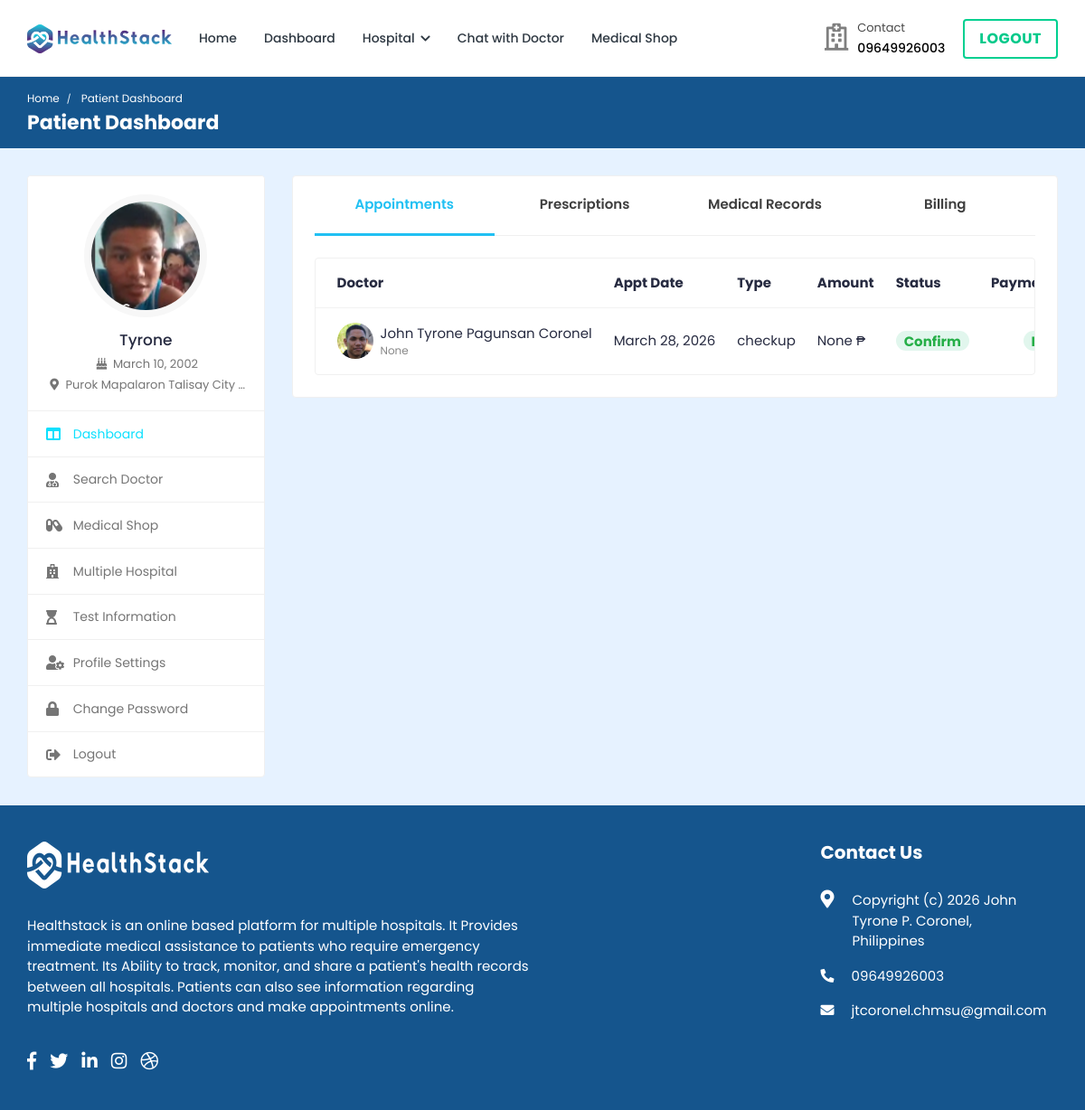
Page /patient-dashboard/ (signed in) on the committed database.
### hospital/models.py (models this page shows, shortened)
class Patient(models.Model):
    patient_id = models.AutoField(primary_key=True)
    user = models.OneToOneField(User, on_delete=models.CASCADE, null=True, blank=True, related_name='patient')
    name = models.CharField(max_length=200, null=True, blank=True)
    username = models.CharField(max_length=200, null=True, blank=True)
    age = models.IntegerField(null=True, blank=True)
    email = models.EmailField(max_length=200, null=True, blank=True)
    phone_number = models.IntegerField(null=True, blank=True)
    address = models.CharField(max_length=200, null=True, blank=True)
    featured_image = models.ImageField(upload_to='patients/', default='patients/user-default.png', null=True, blank=True)
    blood_group = models.CharField(max_length=200, null=True, blank=True)
    history = models.CharField(max_length=200, null=True, blank=True)
    dob = models.CharField(max_length=200, null=True, blank=True)
    nid = models.CharField(max_length=200, null=True, blank=True)
    serial_number = models.CharField(max_length=200, null=True, blank=True)
    login_status = models.CharField(max_length=200, null=True, blank=True, default="offline")

class User(AbstractUser):
    is_patient = models.BooleanField(default=False)
    is_doctor = models.BooleanField(default=False)
    is_hospital_admin = models.BooleanField(default=False)
    is_labworker = models.BooleanField(default=False)
    is_pharmacist = models.BooleanField(default=False)
    login_status = models.BooleanField(default=False)

### doctor/models.py (models this page shows, shortened)
class Appointment(models.Model):
    APPOINTMENT_TYPE = (
        ('report', 'report'),
        ('checkup', 'checkup'),
    )
    APPOINTMENT_STATUS = (
        ('pending', 'pending'),
        ('confirmed', 'confirmed'),
        ('cancelled', 'cancelled'),
    )
    id = models.AutoField(primary_key=True)
    date = models.DateField(null=True, blank=True)
    time = models.CharField(max_length=200, null=True, blank=True)
    doctor = models.ForeignKey(Doctor_Information, on_delete=models.CASCADE, null=True, blank=True)
    patient = models.ForeignKey(Patient, on_delete=models.CASCADE, null=True, blank=True)
    appointment_type = models.CharField(max_length=200, choices=APPOINTMENT_TYPE)
    appointment_status = models.CharField(max_length=200, choices=APPOINTMENT_STATUS)
    serial_number = models.CharField(max_length=200, null=True, blank=True)
    payment_status = models.CharField(max_length=200, null=True, blank=True, default='pending')
    transaction_id = models.CharField(max_length=255, null=True, blank=True)
    message = models.CharField(max_length=255, null=True, blank=True)

class Doctor_Information(models.Model):
    DOCTOR_TYPE = (
        ('Cardiologists', 'Cardiologists'),
        ('Neurologists', 'Neurologists'),
        ('Pediatricians', 'Pediatricians'),
        ('Physiatrists', 'Physiatrists'),
        ('Dermatologists', 'Dermatologists'),
    )
    doctor_id = models.AutoField(primary_key=True)
    user = models.OneToOneField(User, on_delete=models.CASCADE, null=True, blank=True, related_name='profile')
    name = models.CharField(max_length=200, null=True, blank=True)
    username = models.CharField(max_length=200, null=True, blank=True)
    gender = models.CharField(max_length=200, null=True, blank=True)
    description = models.TextField(max_length=1000, null=True, blank=True)
    department = models.CharField(max_length=200, choices=DOCTOR_TYPE, null=True, blank=True)
    department_name = models.ForeignKey(hospital_department, on_delete=models.SET_NULL, null=True, blank=True)
    specialization = models.ForeignKey(specialization, on_delete=models.SET_NULL, null=True, blank=True)
    featured_image = models.ImageField(upload_to='doctors/', default='doctors/user-default.png', null=True, blank=True)
    certificate_image = models.ImageField(upload_to='doctors_certificate/', default='doctors_certificate/default.png', null=True, blank=True)
    email = models.EmailField(max_length=200, null=True, blank=True)
    phone_number = models.CharField(max_length=200, null=True, blank=True)
    nid = models.CharField(max_length=200, null=True, blank=True)
    visiting_hour = models.CharField(max_length=200, null=True, blank=True)
    consultation_fee = models.IntegerField(null=True, blank=True)
    report_fee = models.IntegerField(null=True, blank=True)
    dob = models.CharField(max_length=200, null=True, blank=True)
    institute = models.CharField(max_length=200, null=True, blank=True)
    degree = models.CharField(max_length=200, null=True, blank=True)
    completion_year = models.CharField(max_length=200, null=True, blank=True)
    work_place = models.CharField(max_length=200, null=True, blank=True)
    designation = models.CharField(max_length=200, null=True, blank=True)
    start_year = models.CharField(max_length=200, null=True, blank=True)
    end_year = models.CharField(max_length=200, null=True, blank=True)
    register_status =  models.CharField(max_length=200, null=True, blank=True)
    hospital_name = models.ForeignKey(Hospital_Information, on_delete=models.SET_NULL, null=True, blank=True)

### hospital/views.py (the view)
# urls.py: path('patient-dashboard/',views.patient_dashboard, name='patient-dashboard'),
@csrf_exempt
@login_required(login_url="login")
@cache_control(no_cache=True, must_revalidate=True, no_store=True)
def patient_dashboard(request):
    if request.user.is_patient:
        patient = Patient.objects.get(user=request.user)
        report = Report.objects.filter(patient=patient)
        prescription = Prescription.objects.filter(patient=patient).order_by('-prescription_id')
        appointments = Appointment.objects.filter(patient=patient).filter(Q(appointment_status='pending') | Q(appointment_status='confirmed'))
        payments = Payment.objects.filter(patient=patient).order_by('-payment_id')
        context = {'patient': patient, 'appointments': appointments, 'payments': payments,'report':report,'prescription':prescription}
    else:
        return redirect('logout')
    return render(request, 'patient-dashboard.html', context)

### templates/patient-dashboard.html (shortened to what this page needs)
{% load static %}
<!DOCTYPE html>
<html lang="en">
  <head>
    <link
      rel="stylesheet"
      href="{% static 'HealthStack-System/css/Normal/bootstrap.min.css' %}"
    />
    <link
      rel="stylesheet"
      href="{% static 'HealthStack-System/plugins/Normal/fontawesome/css/fontawesome.min.css' %}"
    />
    <link
      rel="stylesheet"
      href="{% static 'HealthStack-System/plugins/Normal/fontawesome/css/all.min.css' %}"
    />
    <link href="https://use.fontawesome.com/releases/v5.7.2/css/all.css" rel="stylesheet" />
    <link
      rel="stylesheet"
      href="{% static 'HealthStack-System/css/Normal/style.css' %}"
    />
  </head>
  <body>
    <div class="main-wrapper">
      <header class="header">{% include 'patient_navbar.html' %}</header>
      <div class="breadcrumb-bar">
        <div class="container-fluid">
          <div class="row align-items-center">
            <div class="col-md-12 col-12">
              <nav aria-label="breadcrumb" class="page-breadcrumb">
                <ol class="breadcrumb">
                  <li class="breadcrumb-item">
                    <a href="{% url 'patient-dashboard' %}">Home</a>
                  </li>
                  <li class="breadcrumb-item active" aria-current="page">
                    Patient Dashboard
                  </li>
                </ol>
              </nav>
              <h2 class="breadcrumb-title">Patient Dashboard</h2>{% include 'message.html' %}
            </div>
          </div>
        </div>
      </div>
      <div class="content">
        <div class="container-fluid">
          <div class="row">
            <div class="col-md-5 col-lg-4 col-xl-3 theiaStickySidebar">
              <div>{% include 'patient-sidebar.html' %}</div>
            </div>
            <div class="col-md-7 col-lg-8 col-xl-9">
              <div class="card">
                <div class="card-body pt-0">
                  <nav class="user-tabs mb-4">
                    <ul class="nav nav-tabs nav-tabs-bottom nav-justified">
                      <li class="nav-item">
                        <a
                          class="nav-link active"
                          href="#pat_appointments"
                          data-toggle="tab"
                          >Appointments</a
                        >
                      </li>
                      <li class="nav-item">
                        <a
                          class="nav-link"
                          href="#pat_prescriptions"
                          data-toggle="tab"
                          >Prescriptions</a
                        >
                      </li>
                      <li class="nav-item">
                        <a
                          class="nav-link"
                          href="#pat_medical_records"
                          data-toggle="tab"
                          ><span class="med-records">Medical Records</span></a
                        >
                      </li>
                      <li class="nav-item">
                        <a
                          class="nav-link"
                          href="#pat_billing"
                          data-toggle="tab"
                          >Billing</a
                        >
                      </li>
                    </ul>
                  </nav>
                  <div class="tab-content pt-0">
                    <div
                      id="pat_appointments"
                      class="tab-pane fade show active"
                    >
                      <div class="card card-table mb-0">
                        <div class="card-body">
                          <div class="table-responsive">
                            <table class="table table-hover table-center mb-0">
                              <thead>
                                <tr>
                                  <th>Doctor</th>
                                  <th>Appt Date</th>
                                  <th>Type</th>
                                  <th>Amount</th>
                                  <th>Status</th>
                                  <th>Payment Status</th>
                                </tr>
                              </thead>
                              <tbody>
                                {% for appointment in appointments %}
                                <tr>
                                  <td>
                                    <h2 class="table-avatar">
                                      <a
                                        href="doctor-profile.html"
                                        class="avatar avatar-sm mr-2"
                                      >
                                        <img
                                          class="avatar-img rounded-circle"
                                          src="{{ appointment.doctor.featured_image.url }}"
                                          alt="User Image"
                                        />
                                      </a>
                                      <a href="doctor-profile.html"
                                        >{{ appointment.doctor.name }}
                                        <span
                                          >{{appointment.doctor.department_name}}</span
                                        ></a
                                      >
                                    </h2>
                                  </td>
                                  <td>
                                    {{appointment.date}}
                                  </td>
                                  <td>{{appointment.appointment_type}}</td>
                                  {% if appointment.appointment_type == 'checkup' %}
                                  <td>{{appointment.doctor.consultation_fee}} ₱</td>
                                  {% else %}
                                  <td>{{appointment.doctor.report_fee}} ₱</td>
                                  {% endif %}
                                  <td>
                                    {% if appointment.appointment_status == 'confirmed' %}
                                    <span class="badge badge-pill bg-success-light">Confirm</span>
                                    {% endif %}
                                  </td>
                                  <td class="text-center">
                                    {% if appointment.payment_status == 'pending' %}
                                    <span class="badge badge-pill bg-warning-light">Pending</span>
                                    {% elif appointment.payment_status == 'Partial' %}
                                    <span class="badge badge-pill bg-info-light">Partial</span>
                                    {% elif appointment.payment_status == 'VALID' or appointment.payment_status == 'Paid' %}
                                    <span class="badge badge-pill bg-success-light">Paid</span>
                                    {% else %}
                                    <span class="badge badge-pill bg-warning-light">Pending</span>
                                    {% endif %}
                                  </td>
                                </tr>
                                {% endfor %}
                              </tbody>
                            </table>
                          </div>
                        </div>
                      </div>
                    </div>
                  </div>
                </div>
              </div>
            </div>
          </div>
        </div>
      </div>
      {% include 'footer.html' %}
    </div>
  </body>
</html>

### templates/patient-sidebar.html
{% load static %}
    <div class="profile-sidebar">
      <div class="widget-profile pro-widget-content">
        <div class="profile-info-widget">
          <a href="#" class="booking-doc-img">
            <img
              src="{{ patient.featured_image.url }}"
              alt="User Image"
            />
          </a>
          <div class="profile-det-info">
            <h3>{{ patient.name|default:user.username }}</h3>
            <div class="patient-details">
              <h5>
                <i class="fas fa-birthday-cake"></i> {{ patient.dob|default:"Not set" }}
              </h5>
              <h5 class="mb-0">
                <i class="fas fa-map-marker-alt"></i>
                {{ patient.address|default:"Not set" }}
              </h5>
            </div>
          </div>
        </div>
      </div>
      <div class="dashboard-widget">
        <nav class="dashboard-menu sidebar">
          <ul>
            <li class="active">
              <a href="{% url 'patient-dashboard' %}">
                <i class="fas fa-columns"></i>
                <span>Dashboard</span>
              </a>
            </li>
            <li class="nav-item has-submenu">
              <a href="{% url 'search' %}">
                <i class="fas fa-user-md"></i>
                <span>Search Doctor</span>
              </a>
            </li>
            <li class="has-submenu">
              <a href="{% url 'pharmacy_shop' %}" class="nav-link">
                <i class="fas fa-capsules"></i>
                <span>Medical Shop</span>
              </a>
            </li>
            <li>
                <a href="{% url 'multiple-hospital' %}">
                  <i class="fas fa-hospital"></i>
                  <span>Multiple Hospital</span>
                </a>
            </li>
            <li>
              <a href="{% url 'doctor-test-list'%}" target="_blank">
                <i class="fas fa-hourglass-start"></i>
                <span>Test Information</span>
              </a>
            </li>
            <li>
              <a href="{% url 'profile-settings' %}">
                <i class="fas fa-user-cog"></i>
                <span>Profile Settings</span>
              </a>
            </li>
            <li>
              <a href="{% url 'change-password' pk=user.id%}">
                <i class="fas fa-lock"></i>
                <span>Change Password</span>
              </a>
            </li>
            <li>
              <a href="{% url 'logout' %}">
                <i class="fas fa-sign-out-alt"></i>
                <span>Logout</span>
              </a>
            </li>
          </ul>
        </nav>
      </div>
    </div>

### rows in the picture
Patient: featured_image (picture), name "Tyrone", dob "March 10, 2002", address "Purok Mapalaron Talisay City…"
Appointment: doctor.featured_image (picture), doctor.name "John Tyrone Pagunsan Coronel", doctor.department_name "None", date "March 28, 2026", appointment_type "checkup", doctor.consultation_fee "None", appointment_status "Confirm"

### other values in the picture
{{ phone }} "9649926003"
